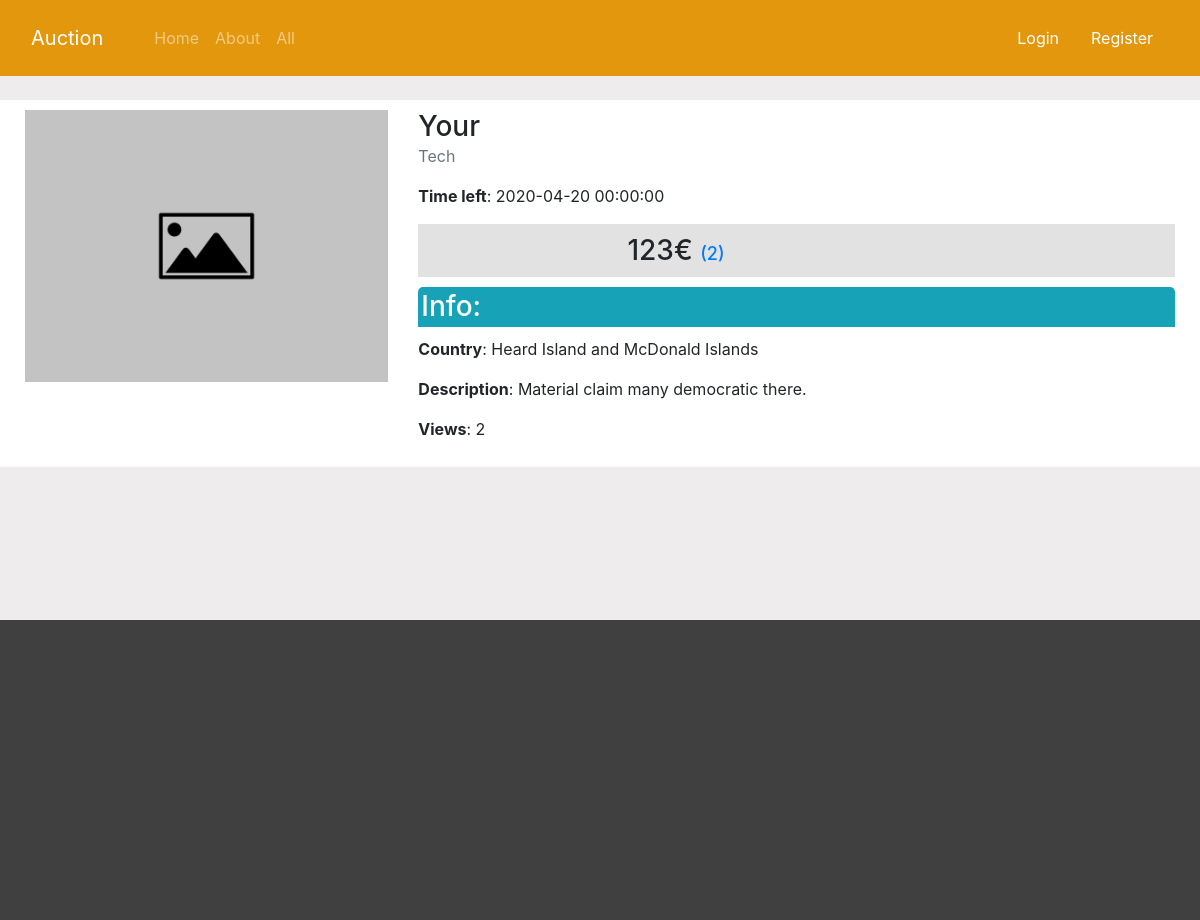
Page /item/49 on the committed database.
### app/item.py (models this page shows)
class Item(db.Model):
    id = db.Column(db.Integer, primary_key=True)
    name = db.Column(db.String(80), nullable=False)
    category = db.Column(db.String(80), nullable=False)
    description = db.Column(db.String(80), nullable=False)
    country = db.Column(db.String(80), nullable=False)
    min_price = db.Column(db.Integer, nullable=False)
    offer = db.relationship('Offer', backref='offer', lazy=True)
    auction_image = db.Column(db.String(256), nullable=False)
    end_day = db.Column(db.DateTime, nullable=False)
    time = db.Column(db.Integer, nullable=False)
    views = db.Column(db.Integer, nullable=False, default=0)
    user_id = db.Column(db.Integer, db.ForeignKey('user.id'), nullable=False)

### app/controllers/item.py (the view)
@App.route('/item/<int:item_id>', methods=['GET', 'POST'])
def item(item_id):
    form = BidForm()
    item = Item.query.get_or_404(item_id)
    offer = Offer.query.filter_by(item_id=item_id).order_by(Offer.id.desc()).first()
    item.views = item.views+1
    db.session.commit()
    return render_template('single-item.html', title=item.name, item=item, offerLen=len(item.offer), form=form)

### app/templates/single-item.html (shortened to what this page needs)
{% extends 'layout.html' %}
{% block content %}
    <div class="row bg-white">
        <div class="col-4">
            <img src={{url_for('static', filename='images/'+item.auction_image)}} alt="img">
        </div>
        <div class="col-8">
            <h3>{{title.capitalize()}}</h3>
            <p class="text-muted">{{item.category}}</p>
            <p><span class="font-weight-bold">Time left</span>:   {{item.end_day}}</p>
            <div class="bid">
                <div class="container">
                        <h3>{{item.min_price}}€ <a style="font-size: 18px;" href={{url_for('offers', item_id=item.id)}}>({{offerLen}})</a></h3>
                </div>
            </div>
            <h3 class="infobar bg-info text-white">Info:</h3>
            <p> <span class="font-weight-bold">Country</span>: {{item.country}}</p>
            <p> <span class="font-weight-bold">Description</span>: {{item.description}}</p>
            <p><span class="font-weight-bold">Views</span>:   {{item.views}}</p>
        </div>
    </div>
{% endblock content%}

### app/static/main.css (style rules this page uses)
body { background-color: rgb(238, 236, 236); }
img { max-width: 100%; }
h3 { margin: 0; }
@media (min-width: 1200px) { .container { max-width: 1400px; } }
.row { padding: 10px; }
.bid { background-color: #e2e2e2; padding: 10px; }
.bid .container { width: 50%; }
.infobar { border-top-left-radius: 5px; border-top-right-radius: 5px; margin: 10px 0 10px 0; padding: 3px; }

### rows in the picture
Item: auction_image (placeholder picture), capitalize "Your", category "Tech", end_day "2020-04-20 00:00:00", min_price "123", country "Heard Island and McDonald Islands", description "Material claim many democratic there.", views "2"

### other values in the picture
{{ offerLen }} "2"
